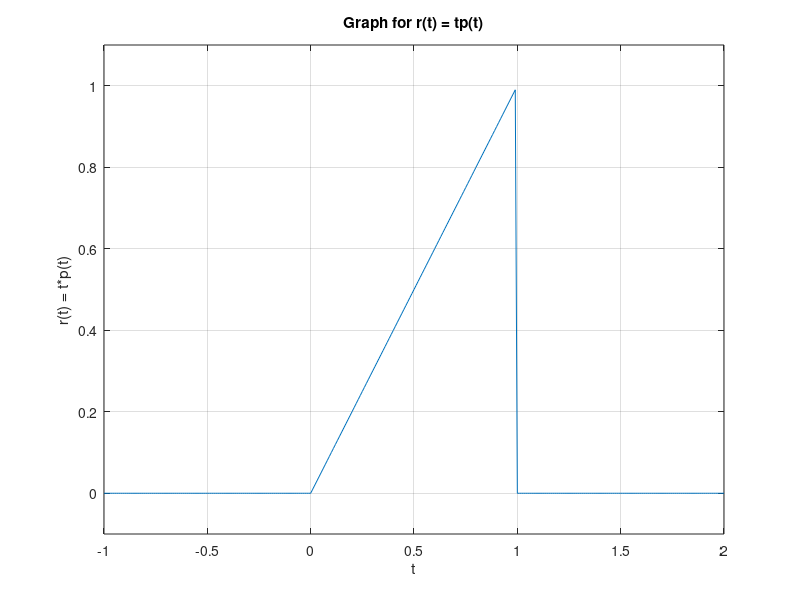

MATLAB code to generate this figure:
u = @(t) 1.0.*(t>=0);
t = (-1:0.01:2); %ranges from (-1,2) and the step size is 0.01 for the the time interval
p = @(t) 1.0.*((t>=0)&(t<1)); %Equation of the funtion
r = @(t) t .* p(t); 


plot(t,r(t)); %plots the function
xlabel('t'); %labels the x-axis
ylabel('r(t) = t*p(t)'); %label for the y-axis
title ('Graph for r(t) = tp(t)')
grid; %shows as a grid
axis([-1 2 -.1 1.1]); %The x-axis intervals